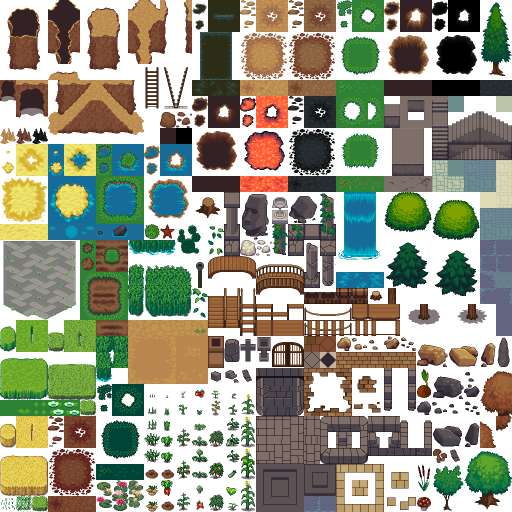
#> input picture scripts/terrain_atlas.png, 1024 x 1024 px (shown at 1/2 size)
$ python gen_bg.py
#> lines starting #> are read from the running program, lines starting #| are printed output that depends on the picture
"""Sinh nền pixel cho sân khấu theo việc đang làm x 4 mùa, ghép từ ô gạch LPC.
Chạy: python3 scripts/gen_bg.py scripts -> public/bg/*.png (cần terrain_atlas.png, base_out_atlas.png từ LPC Tile Atlas)"""
import sys, colorsys, random
from PIL import Image

ATL = sys.argv[1] if len(sys.argv) > 1 else '.'
T = Image.open(f'{ATL}/terrain_atlas.png').convert('RGBA')
#> T is the input picture: PIL image 1024x1024 RGBA; mean R, G, B, A 64.7, 66.1, 47, 169.1
B = Image.open(f'{ATL}/base_out_atlas.png').convert('RGBA')
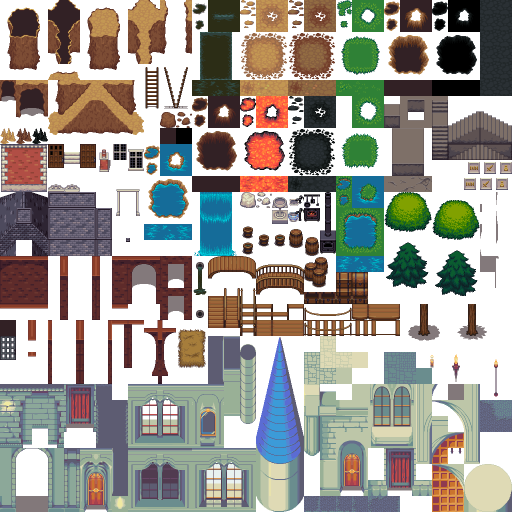
#> input picture scripts/base_out_atlas.png, 1024 x 1024 px (shown at 1/2 size)
#> B is the input picture: PIL image 1024x1024 RGBA; mean R, G, B, A 69.2, 66.7, 59.4, 163.6
OUT = '/home/claude/vkl/public/bg'
W, H = 256, 160
GROUND = 124

def t(c, r, w=1, h=1, src=None):
#> called with c = 29, r = 28, w = 3, h = 4
    s = src or T
    return s.crop((c * 32, r * 32, (c + w) * 32, (r + h) * 32))

def b(c, r, w=1, h=1):
    return t(c, r, w, h, B)

def hx(h):
    return tuple(int(h[i:i + 2], 16) for i in (1, 3, 5))

# ---------- đổi màu theo mùa ----------
def remap(im, fn):
    im = im.copy(); px = im.load()
    for y in range(im.height):
        for x in range(im.width):
            r, g, bb, a = px[x, y]
            if a == 0: continue
            px[x, y] = fn(r, g, bb) + (a,)
    return im

def is_green(h, s):
    return 0.17 < h < 0.47 and s > 0.18

def season_plants(im, s, blossom=False):
    def f(r, g, bb):
        h, l, sa = colorsys.rgb_to_hls(r / 255, g / 255, bb / 255)
        if not is_green(h, sa):
            if s == 3:  # đông: mọi thứ nhạt đi
                return tuple(int(v * 0.85 + 30) for v in (r, g, bb))
            return (r, g, bb)
        if s == 0 and blossom:
            nh, ns, nl = 0.93, min(1, sa * 0.9), min(0.92, l * 1.25 + 0.12)
        elif s == 0:
            nh, ns, nl = h - 0.03, sa * 1.05, min(0.9, l * 1.08)
        elif s == 1:
            nh, ns, nl = h, sa, l
        elif s == 2:
            nh = 0.07 + (l - 0.3) * 0.12; ns = min(1, sa * 1.1); nl = l * 1.02
        else:
            nh, ns, nl = h, sa * 0.25, min(0.85, l * 0.8 + 0.15)
        rr, gg, b2 = colorsys.hls_to_rgb(nh % 1, max(0, min(1, nl)), max(0, min(1, ns)))
        return (int(rr * 255), int(gg * 255), int(b2 * 255))
    return remap(im, f)

def snow_cap(im, depth=2):
    im = im.copy(); px = im.load(); src = im.copy().load()
    for x in range(im.width):
        for y in range(im.height):
            if src[x, y][3] and (y == 0 or src[x, y - 1][3] == 0):
                for k in range(depth):
                    if y + k < im.height and src[x, y + k][3]:
                        px[x, y + k] = (238, 244, 252, 255) if k == 0 else (214, 226, 242, 255)
    return im

def plant(im, s, blossom=False):
    out = season_plants(im, s, blossom)
    return snow_cap(out, 3) if s == 3 else out

# ---------- trời, mây, núi ----------
SKY = [('#cfe8e0', '#f4dbe6'), ('#8fd0f0', '#d8f0f6'), ('#f0c890', '#f8e4b8'), ('#b8c8dc', '#e8eef6')]
MTN = [('#7fae9a', '#5f8e7c', '#a8ccb8'), ('#5f9a7c', '#447a60', '#8cc0a0'), ('#b07a5a', '#8a5a40', '#d8a070'), ('#8a9ab0', '#6a7a90', '#c8d4e4')]

def sky(img, s):
    a, c = hx(SKY[s][0]), hx(SKY[s][1])
    px = img.load()
    bands = 7
    for y in range(GROUND):
        k = min(bands - 1, int(y / GROUND * bands))
        f = k / (bands - 1)
        col = tuple(int(a[i] + (c[i] - a[i]) * f) for i in range(3))
        for x in range(W):
            # rìa dải trộn ô bàn cờ cho mịn kiểu pixel
            if (y / GROUND * bands) % 1 > 0.85 and (x + y) % 2 == 0 and k < bands - 1:
                f2 = (k + 1) / (bands - 1)
                col2 = tuple(int(a[i] + (c[i] - a[i]) * f2) for i in range(3))
                px[x, y] = col2 + (255,)
            else:
                px[x, y] = col + (255,)

def cloud(img, x, y, w, s):
    px = img.load()
    hi = (255, 255, 255, 255) if s != 2 else (255, 246, 226, 255)
    sh = (220, 232, 240, 255) if s != 2 else (244, 216, 180, 255)
    for i in range(w):
        hgt = 3 + int(2 * abs(((i / w) - 0.5) * -2 + 1))
        for j in range(hgt):
            xx, yy = x + i, y - j
            if 0 <= xx < W and 0 <= yy < H:
                px[xx, yy] = hi
        if 0 <= x + i < W: px[x + i, y + 1] = sh

def mountains(img, s, seed, base, amp, layer=0):
    """Dãy núi pixel: đỉnh nhọn, sườn trái đón nắng, sườn phải khuất bóng, tuyết đông, mù chân núi"""
    random.seed(seed)
    px = img.load()
    body, shade, light = (hx(c) for c in MTN[s])
    if layer == 0:
        mix = lambda c, k=0.45: tuple(int(v * (1 - k) + w * k) for v, w in zip(c, hx(SKY[s][1])))
        body, shade, light = mix(body), mix(shade), mix(light)
    peaks = []
    x = -random.randint(10, 40)
    while x < W + 40:
        w = random.randint(50, 90); h = random.randint(int(amp * 0.6), amp)
        peaks.append((x + w // 2, base - h, w)); x += int(w * random.uniform(0.55, 0.8))
    top = [GROUND] * W; side = [0] * W
    for cx, py, w in peaks:
        for xx in range(max(0, cx - w // 2), min(W, cx + w // 2)):
            k = abs(xx - cx) / (w / 2)
            # sườn gồ ghề theo bậc pixel
            y = int(py + (base - py) * k + (2 if (xx // 3) % 2 and k > 0.2 else 0))
            if y < top[xx]: top[xx] = y; side[xx] = 1 if xx > cx else -1
    for xx in range(W):
        for y in range(top[xx], GROUND):
            d = y - top[xx]
            col = shade if side[xx] > 0 else body
            if side[xx] < 0 and d < 3: col = light
            if s == 3 and d < 5 + (xx * 7 % 4): col = (240, 246, 252) if side[xx] < 0 else (206, 218, 236)
            elif layer == 1 and side[xx] > 0 and d > 6 and (xx + y) % 2 == 0: col = body  # dither vùng tối
            px[xx, y] = col + (255,)
        if top[xx] < GROUND: px[xx, top[xx]] = tuple(max(0, v - 35) for v in shade) + (255,)
    # dải mù chân núi
    if layer == 0:
        fog = tuple(min(255, v + 18) for v in hx(SKY[s][1]))
        for y in range(base - 8, base):
            for xx in range(W):
                if (xx + y) % (2 if y > base - 4 else 3) == 0: px[xx, y] = fog + (255,)

# ---------- mặt đất ----------
def wood_tile():
    im = Image.new('RGBA', (32, 32)); px = im.load()
    for y in range(32):
        for x in range(32):
            band = y // 8
            off = (band * 13) % 32
            base = (122, 82, 48) if band % 2 else (110, 72, 42)
            if y % 8 == 0: base = (70, 44, 26)
            elif (x + off) % 32 == 0: base = (82, 52, 30)
            elif (x * 7 + y * 3) % 23 == 0: base = (134, 92, 56)
            px[x, y] = base + (255,)
    return im

def tufts(img, s, xs):
    raw = t(12, 20)
    def keep(r, g, bb):
        h, l, sa = colorsys.rgb_to_hls(r / 255, g / 255, bb / 255)
        return is_green(h, sa)
    tuft = raw.copy(); tp = tuft.load()
    for yy in range(32):
        for xx in range(32):
            r, g, bb, a = tp[xx, yy]
            if a and not keep(r, g, bb): tp[xx, yy] = (0, 0, 0, 0)
    tuft = season_plants(tuft, s) if s != 3 else snow_cap(season_plants(tuft, 3), 1)
    for x in xs: put(img, tuft, x, GROUND + 16)

def ground(img, s, kind='grass'):
    if kind == 'grass':
        tiles = [t(4, 20), t(4, 20)]
    elif kind == 'road':
        tiles = [t(9, 21), t(10, 21)]
    else:
        tiles = [wood_tile(), wood_tile()]  # sàn gỗ
    for x in range(0, W, 32):
        for y in range(GROUND, H, 32):
            tile = tiles[(x // 32 + y // 32) % 2]
            if kind == 'grass': tile = season_plants(tile, s)
            if s == 3 and kind != 'wood': tile = remap(tile, lambda r, g, bb: (min(255, int(200 + (r + g + bb) / 3 * 0.2)), min(255, int(210 + (r + g + bb) / 3 * 0.18)), min(255, int(226 + (r + g + bb) / 3 * 0.12))))
            img.alpha_composite(tile, (x, y))
    px = img.load()
    edge = {0: (90, 150, 70), 1: (60, 120, 50), 2: (150, 110, 50), 3: (250, 252, 255)}[s] if kind == 'grass' else ((150, 110, 70) if kind == 'road' else (90, 60, 40))
    for x in range(W):
        px[x, GROUND] = edge + (255,)
        if kind == 'grass' and x % 3 == 0 and s != 3: px[x, GROUND - 1] = edge + (255,)

def put(img, sprite, x, y_bottom):
    img.alpha_composite(sprite, (x, y_bottom - sprite.height)) if x >= 0 else img.alpha_composite(sprite.crop((-x, 0, sprite.width, sprite.height)), (0, y_bottom - sprite.height))

# ---------- vật thể ----------
def pine():
    im = Image.new('RGBA', (96, 120))
    px = im.load()
    for y in range(92, 120):
        for x in range(42, 54): px[x, y] = ((96, 60, 36, 255) if x > 44 else (70, 44, 28, 255))
    im.alpha_composite(t(27, 15, 3, 3), (0, 0))
    return im
ROUND = t(29, 28, 3, 4)
BUSH = t(24, 12, 3, 3)
ROCK = t(26, 21, 2, 2)
CLIFF = t(16, 12, 1, 4)
STONE = t(18, 14, 2, 2)
FALL = t(21, 12, 3, 5)
WATER = t(21, 17, 3, 1)
STOVE = b(19, 13, 1, 2)
POT = b(17, 12)
BUCKETS = b(15, 14, 2, 2)
#> in t (call 10), `return s.crop((c * 32, r * 32, (c + w) * 32, (r + h) * 32))`:
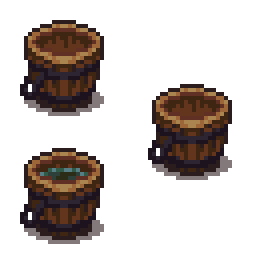
#> returned value: PIL image 64x64 RGBA (shown 4 times larger); mean R, G, B, A 21.8, 14.2, 10.9, 75.4; transparent parts drawn white
BARRELS = b(17, 14, 3, 2)
#> in t (call 11), `return s.crop((c * 32, r * 32, (c + w) * 32, (r + h) * 32))`:
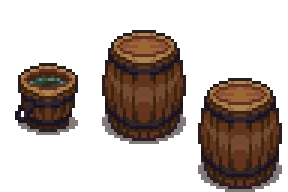
#> returned value: PIL image 96x64 RGBA (shown 3 times larger); mean R, G, B, A 29.2, 18.3, 12.8, 90.8; transparent parts drawn white
TORCH = b(28, 22, 1, 2)
SIGN = b(29, 10)
HAY = b(11, 21, 1, 2)
#> in t (call 14), `return s.crop((c * 32, r * 32, (c + w) * 32, (r + h) * 32))`:
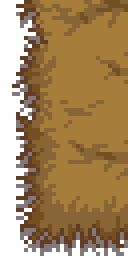
#> returned value: PIL image 32x64 RGBA (shown 4 times larger); mean R, G, B, A 113.2, 83.3, 42.3, 201; transparent parts drawn white

def frozen(im):
    return remap(im, lambda r, g, bb: (min(255, r + 120), min(255, g + 100), min(255, bb + 50)))

def scene_tu_luyen(s):
    img = Image.new('RGBA', (W, H)); sky(img, s)
    cloud(img, 26, 18, 26, s); cloud(img, 120, 30, 18, s)
    mountains(img, s, 3, 92, 64, 0); mountains(img, s, 7, 112, 40, 1)
    ground(img, s)
    top = GROUND - 100
    rock = STONE.crop((0, 32, 32, 64))
    for yy in range(top, GROUND + 8, 32):
        for xx in range(184, W, 32):
            tile = rock if (xx + yy) % 64 else STONE.crop((0, 0, 32, 32))
            img.alpha_composite(season_plants(tile, s), (xx, yy))
    px = img.load()
    for xx in range(184, W):  # mép vách
        px[xx, top] = (60, 56, 66, 255)
        if s == 3:
            for k in range(1, 4): px[xx, top + k] = (240, 246, 252, 255)
        else:
            for k in range(1, 3): px[xx, top + k] = ((90, 150, 70) if s != 2 else (180, 110, 50)) + (255,)
    fall = (FALL if s != 3 else frozen(FALL)).crop((16, 0, 80, 160))
    img.alpha_composite(fall.crop((0, 0, 64, GROUND + 12 - top)), (196, top + 2))
    put(img, pine() if s != 3 else snow_cap(season_plants(pine(), 3), 3), -26, GROUND + 6)
    put(img, plant(pine(), s), 34, GROUND - 2) if False else None
    tufts(img, s, [20, 150, 168])
    return img

def scene_du_ngoan(s):
    img = Image.new('RGBA', (W, H)); sky(img, s)
    cloud(img, 50, 16, 30, s); cloud(img, 180, 26, 20, s)
    mountains(img, s, 11, 88, 56, 0); mountains(img, s, 13, 112, 34, 1)
    ground(img, s, 'road')
    put(img, plant(ROUND, s, blossom=True), -30, GROUND + 4)
    put(img, plant(BUSH, s), 200, GROUND + 4)
    tufts(img, s, [60, 180])
    return img

def scene_kiem_tien(s):
    img = Image.new('RGBA', (W, H)); sky(img, s)
    mountains(img, s, 21, 96, 40, 0)
    ground(img, s, 'road')
    for x0, roof in [(-20, (184, 67, 47)), (168, (61, 111, 176))]:
        wall = b(0, 9, 3, 3)
        put(img, wall, x0, GROUND + 4)
        put(img, b(8, 9), x0 + 34, GROUND - 40)
        px = img.load()
        for xx in range(x0 - 8, x0 + 104):
            for yy in range(GROUND - 104, GROUND - 92):
                if 0 <= xx < W:
                    k = yy - (GROUND - 104)
                    col = roof if k > 2 else tuple(min(255, v + 45) for v in roof)
                    if (xx - x0) % 8 == 0 and k > 2: col = tuple(max(0, v - 45) for v in roof)
                    if k == 11: col = tuple(max(0, v - 70) for v in roof)
                    if s == 3 and k < 4: col = (240, 246, 252)
                    px[xx, yy] = col + (255,)
    put(img, BARRELS.crop((32, 0, 96, 64)), 92, GROUND + 10)
    put(img, SIGN, 112, GROUND - 46)
    put(img, HAY, 140, GROUND + 6)
    return img

def scene_ket_duyen(s):
    img = Image.new('RGBA', (W, H)); sky(img, s)
    cloud(img, 90, 20, 24, s)
    mountains(img, s, 31, 96, 50, 0)
    ground(img, s)
    water = WATER if s != 3 else frozen(WATER)
    for x in range(30, 226, 96):
        img.alpha_composite(water.crop((0, 0, min(96, 226 - x), 32)), (x, GROUND + 6))
        img.alpha_composite(water.crop((0, 0, min(96, 226 - x), 32)), (x, GROUND + 30))
    put(img, b(16, 16, 3, 2), 82, GROUND + 22)
    tufts(img, s, [6, 30, 226])
    put(img, plant(ROUND, s, blossom=True), -40, GROUND + 6)
    put(img, plant(ROUND, s, blossom=True), 200, GROUND + 8)
    return img

def scene_luyen_dan(s):
    img = Image.new('RGBA', (W, H))
    for x in range(0, W, 32):
        for y in range(0, GROUND, 32):
            img.alpha_composite(b(3 + (x // 32) % 3, 13), (x, y))
    win = Image.new('RGBA', (48, 34)); wpx = win.load(); top, bot = hx(SKY[s][0]), hx(MTN[s][0])
    for x in range(48):
        for y in range(34):
            wpx[x, y] = (bot if y > 22 - (2 if 10 < x < 30 else 0) else top) + (255,)
    img.alpha_composite(win, (104, 30))
    ipx = img.load()
    for x in range(102, 154):
        for y in (28, 29, 64, 65): ipx[x, y] = (62, 44, 30, 255)
    for y in range(28, 66):
        for x in (102, 103, 127, 152, 153): ipx[x, y] = (62, 44, 30, 255)
    ground(img, s, 'wood')
    stove = b(19, 13).resize((64, 64), Image.NEAREST)
    put(img, stove, 184, GROUND + 14)
    put(img, b(19, 12).crop((0, 0, 32, 20)), 200, GROUND - 52) if False else None
    put(img, POT, 28, GROUND + 8)
    put(img, b(15, 14), 62, GROUND + 10)
    put(img, b(16, 15), 86, GROUND + 12) if False else None
    put(img, TORCH, 70, GROUND - 40)
    put(img, TORCH, 230, GROUND - 40)
    return img

SCENES = {'tu_luyen': scene_tu_luyen, 'du_ngoan': scene_du_ngoan, 'kiem_tien': scene_kiem_tien, 'ket_duyen': scene_ket_duyen, 'luyen_dan': scene_luyen_dan}
import os
if __name__ == '__main__':
    os.makedirs(OUT, exist_ok=True)
    for name, fn in SCENES.items():
        for s in range(4):
#> (the run stopped early here; a loop or call above may not have finished)
